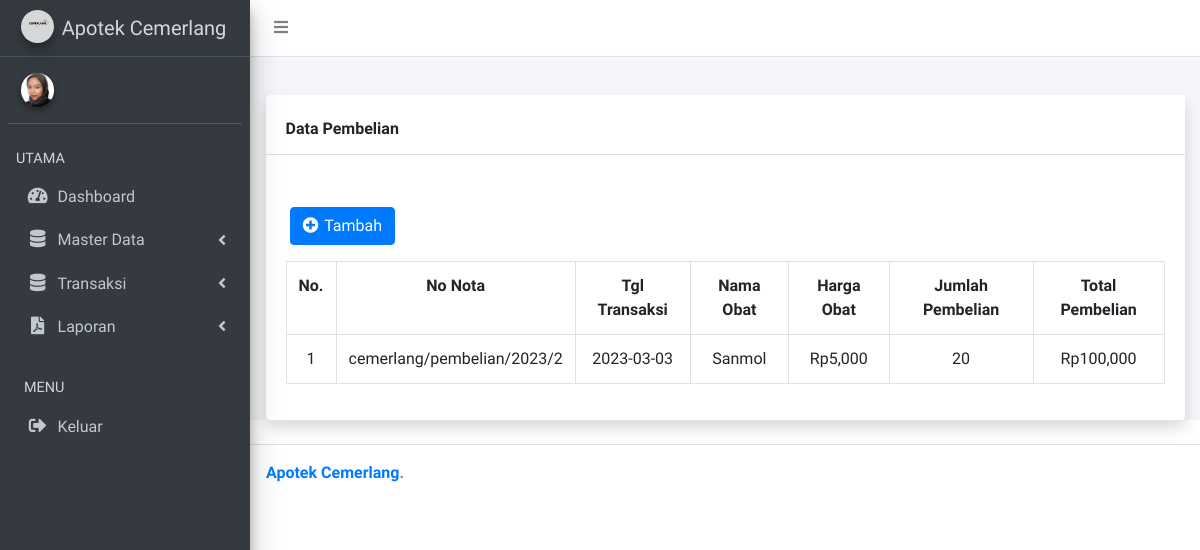
Page /index.php/pembelian on the earlier database version.
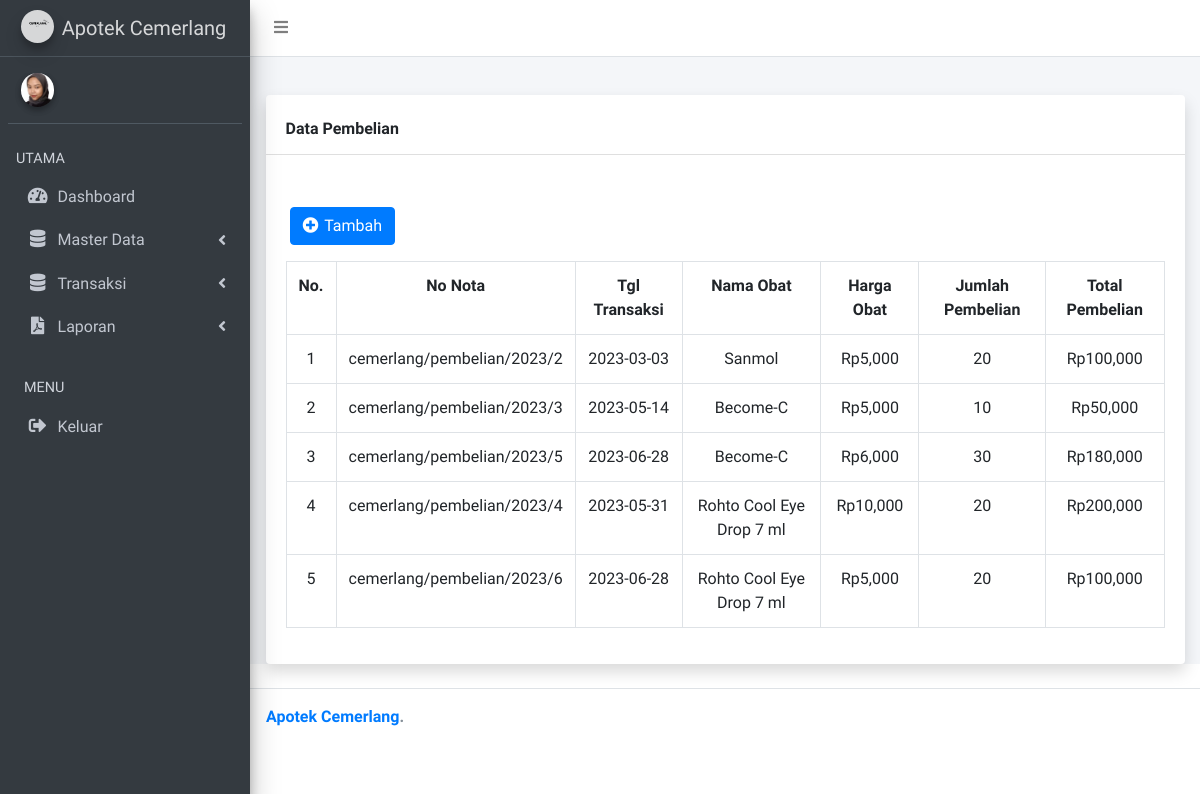
Same page on the later database version.
### tables this page shows
CREATE TABLE `purchase` (
  `id` int(11) NOT NULL,
  `nota_num` varchar(100) NOT NULL,
  `id_drug` varchar(64) NOT NULL,
  `qty` int(11) NOT NULL,
  `date` date NOT NULL,
  `total` decimal(19,0) NOT NULL,
  `harga_pembelian` int(11) NOT NULL
);

CREATE TABLE `drugs` (
  `id` int(11) NOT NULL,
  `kode_obat` varchar(12) NOT NULL,
  `name` varchar(64) NOT NULL,
  `id_unit` varchar(11) NOT NULL,
  `stock` int(11) NOT NULL
);

### application/controllers/pembelian.php (called while the page is built, shortened)
<?php
class pembelian extends CI_Controller
{
    public function __construct()
    {
        $this->load->model('pembelianModel');
        $this->load->model('obatModel');
        $this->load->model('jurnalModel');
    }
    public function index()
    {
        $data['title'] = 'Admin | Pembelian';
        $data['data'] = $this->pembelianModel->index();
        $data['no_nota'] = $this->pembelianModel->no_nota();
        $data['obat'] = $this->obatModel->index();
        $arrNoNota = explode('/', $data['no_nota'][0]->nota_num);
        $tahun = date('Y');
        $lastId = (int)$arrNoNota[3] + 1;
        $data['no_nota'] = "cemerlang/pembelian/$tahun/$lastId";
        $this->load->view('module/header', $data);
        $this->load->view('purchase/index', $data);
        $this->load->view('module/footer');
    }
}

### index.php (called while the page is built, shortened)
<?php
require_once BASEPATH.'core/CodeIgniter.php';

### application/models/pembelianModel.php (called while the page is built, shortened)
<?php
class pembelianModel extends CI_Model
{
    public function index()
    {
        return $this->db->query('select purchase.id,nota_num,date,d.name,harga_pembelian,qty,total from purchase
                                join drugs d on d.id = purchase.id_drug')->result();
    }
    public function no_nota()
    {
        return $this->db
            ->query('select nota_num from purchase where id = (SELECT max(id) FROM apotek.purchase)')
            ->result();
    }
}

### application/models/obatModel.php (called while the page is built, shortened)
<?php
class obatModel extends CI_Model{
    public function index(){
        return $this->db->query('select drugs.id as id_obat,units.name as satuan,drugs.name,kode_obat,stock from drugs join units on drugs.id_unit = units.id')->result();
    }
}

### application/views/purchase/index.php (the view, shortened to what this page needs)
<div class="content-wrapper">
    <section class="content-header">
    </section>
    <section class="content">
        <div class="container">
            <div class="card shadow mb-4">
                <div class="card-header py-3 mt-2">
                    <h6 class="m-0 font-weight-bold ">Data Pembelian</h6>
                </div>
                <form action="{{ url('COA') }}" method="get">
                </form>
                <div class="card-body">
                    <a href="#" class="btn btn-primary ml-1 mt-3 mb-3" id="tambah"> <i class="fas fa-plus-circle me-1  " style="letter-spacing: 2px"></i> Tambah </a>
                    <div class="table-responsive">
                        <table class="table table-bordered" id="dataTable" width="100%" cellspacing="0">
                            <tr class="text-center">
                                <th>No.</th>
                                <th>No Nota</th>
                                <th>Tgl Transaksi</th>
                                <th>Nama Obat</th>
                                <th>Harga Obat</th>
                                <th>Jumlah Pembelian</th>
                                <th>Total Pembelian</th>
                            </tr>
                            <?php
                            $no = 1;
                            ?>
                            <?php foreach ($data as $d) : ?>
                                <tr class="text-center">
                                    <td><?= $no ?></td>
                                    <td> <?= $d->nota_num ?> </td>
                                    <td> <?= $d->date ?> </td>
                                    <td> <?= $d->name ?> </td>
                                    <td><?= 'Rp' . number_format($d->harga_pembelian) ?></td>
                                    <td> <?= $d->qty ?> </td>
                                    <td><?= 'Rp' . number_format($d->total) ?></td>
                                </tr>
                                <?php
                                $no++;
                                ?>
                            <?php endforeach; ?>
                        </table>
                    </div>
                </div>
            </div>
        </div>
    </section>
</div>

Differences in the rows shown:
added purchase: nota_num "cemerlang/pembelian/2023/3", date "2023-05-14", drugs.name "Become-C", harga_pembelian "5,000", qty "10", total "50,000"
added purchase: nota_num "cemerlang/pembelian/2023/5", date "2023-06-28", drugs.name "Become-C", harga_pembelian "6,000", qty "30", total "180,000"
added purchase: nota_num "cemerlang/pembelian/2023/4", date "2023-05-31", drugs.name "Rohto Cool Eye Drop 7 ml", harga_pembelian "10,000", qty "20", total "200,000"
added purchase: nota_num "cemerlang/pembelian/2023/6", date "2023-06-28", drugs.name "Rohto Cool Eye Drop 7 ml", harga_pembelian "5,000", qty "20", total "100,000"
